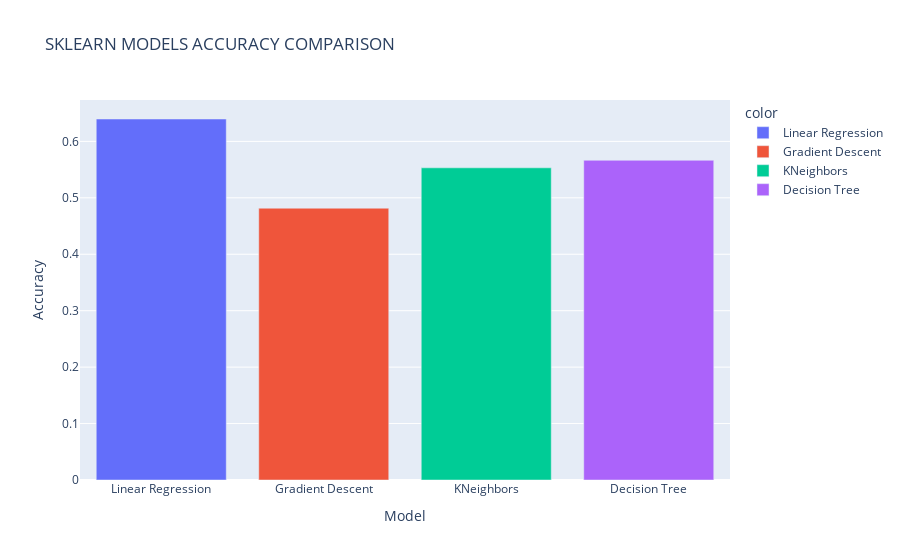

The notebook cell saved with this chart:
### Markdown cell above
Now we will visualize these models score using bar chart to see the comparison

### Code cell
fig = px.bar(
    x=['Linear Regression', 'Gradient Descent', 'KNeighbors', 'Decision Tree'],
    y=[linear.score(X_test, y_test), SGD.score(X_test, y_test), kneighbor.score(X_test, y_test), tree.score(X_test, y_test)],
    color=['Linear Regression', 'Gradient Descent', 'KNeighbors', 'Decision Tree'],
    labels={'x': 'Model', 'y': 'Accuracy'},
    title='SKLEARN MODELS ACCURACY COMPARISON'
)
fig.show()

### Figure 1 — Plotly figure (JSON) as saved in the notebook; plotly's stock layout.template omitted (floating-point values rounded to 4 significant figures)
{"data": [{"alignmentgroup": "True", "hovertemplate": "color=Linear Regression<br>Model=%{x}<br>Accuracy=%{y}<extra></extra>", "legendgroup": "Linear Regression", "marker": {"color": "#636efa", "pattern": {"shape": ""}}, "name": "Linear Regression", "offsetgroup": "Linear Regression", "orientation": "v", "showlegend": true, "textposition": "auto", "type": "bar", "x": ["Linear Regression"], "xaxis": "x", "y": [0.6397], "yaxis": "y"}, {"alignmentgroup": "True", "hovertemplate": "color=Gradient Descent<br>Model=%{x}<br>Accuracy=%{y}<extra></extra>", "legendgroup": "Gradient Descent", "marker": {"color": "#EF553B", "pattern": {"shape": ""}}, "name": "Gradient Descent", "offsetgroup": "Gradient Descent", "orientation": "v", "showlegend": true, "textposition": "auto", "type": "bar", "x": ["Gradient Descent"], "xaxis": "x", "y": [0.4816], "yaxis": "y"}, {"alignmentgroup": "True", "hovertemplate": "color=KNeighbors<br>Model=%{x}<br>Accuracy=%{y}<extra></extra>", "legendgroup": "KNeighbors", "marker": {"color": "#00cc96", "pattern": {"shape": ""}}, "name": "KNeighbors", "offsetgroup": "KNeighbors", "orientation": "v", "showlegend": true, "textposition": "auto", "type": "bar", "x": ["KNeighbors"], "xaxis": "x", "y": [0.5532], "yaxis": "y"}, {"alignmentgroup": "True", "hovertemplate": "color=Decision Tree<br>Model=%{x}<br>Accuracy=%{y}<extra></extra>", "legendgroup": "Decision Tree", "marker": {"color": "#ab63fa", "pattern": {"shape": ""}}, "name": "Decision Tree", "offsetgroup": "Decision Tree", "orientation": "v", "showlegend": true, "textposition": "auto", "type": "bar", "x": ["Decision Tree"], "xaxis": "x", "y": [0.5665], "yaxis": "y"}], "layout": {"barmode": "relative", "legend": {"title": {"text": "color"}, "tracegroupgap": 0}, "title": {"text": "SKLEARN MODELS ACCURACY COMPARISON"}, "xaxis": {"anchor": "y", "domain": [0, 1], "title": {"text": "Model"}}, "yaxis": {"anchor": "x", "domain": [0, 1], "title": {"text": "Accuracy"}}}}
